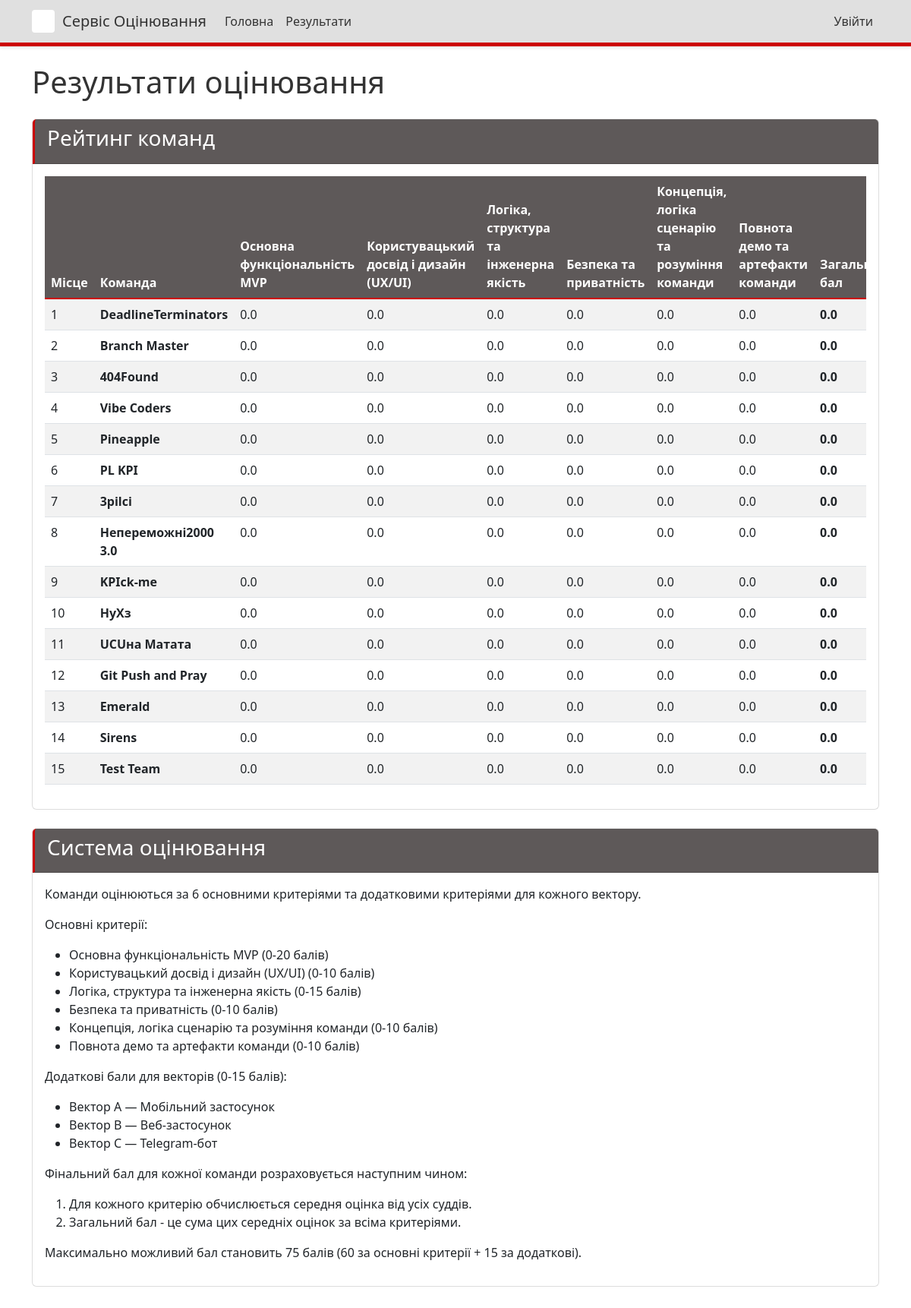
The app's page /results/ with its own data.
### judging/models.py (models this page shows, shortened)
class Criteria(models.Model):
    name = models.CharField(max_length=100)
    description = models.TextField(blank=True)
    type = models.CharField(max_length=7, choices=CRITERIA_TYPES, default='main', help_text="Type of criteria (main or bonus)")
    service = models.CharField(max_length=1, choices=SERVICE_CHOICES, blank=True, null=True, help_text="Service vector this criteria applies to (for bonus criteria)")
    max_score = models.FloatField(default=10, help_text="Maximum possible score for this criterion")
    points = models.FloatField(default=0, help_text="Legacy field - Points awarded when this criterion is checked")
    class Meta:
        verbose_name_plural = "Criteria"

class Team(models.Model):
    name = models.CharField(max_length=100)
    description = models.TextField(blank=True)
    members = models.TextField(blank=True, help_text="List of team members, one per line")
    members_info = models.TextField(blank=True, help_text="Additional information about team members in format: Student - leader, university, year of study")
    service = models.CharField(max_length=1, choices=SERVICE_CHOICES, blank=True, null=True, help_text="Service vector for the team")
    def get_average_scores(self):
        main_criteria = Criteria.objects.filter(type='main')
        bonus_criteria = []
        if self.service:
            if self.service == 'A':
                bonus_criteria = Criteria.objects.filter(type='bonus_a')
            elif self.service == 'B':
                bonus_criteria = Criteria.objects.filter(type='bonus_b')
            elif self.service == 'C':
                bonus_criteria = Criteria.objects.filter(type='bonus_c')
        all_criteria = list(main_criteria) + list(bonus_criteria)
        avg_scores = {}
        for criteria in all_criteria:
            scores = Score.objects.filter(team=self, criteria=criteria)
            total_judges = scores.count()
            if total_judges > 0:
                avg_value = scores.aggregate(Avg('value'))['value__avg']
                avg_scores[criteria.name] = avg_value
            else:
                avg_scores[criteria.name] = 0
        return avg_scores
    def get_total_score(self):
        avg_scores = self.get_average_scores()
        return sum(avg_scores.values())

### judging/views.py (the view)
# urls.py: path('results/', views.results, name='results'),
def results(request):
    teams = Team.objects.all()
    main_criteria = Criteria.objects.filter(type='main')
    bonus_criteria_by_service = {
        'A': list(Criteria.objects.filter(type='bonus_a')),
        'B': list(Criteria.objects.filter(type='bonus_b')),
        'C': list(Criteria.objects.filter(type='bonus_c')),
    }
    results = []
    for team in teams:
        team_criteria = list(main_criteria)
        if team.service:
            team_criteria.extend(bonus_criteria_by_service.get(team.service, []))
        avg_scores = team.get_average_scores()
        total_score = team.get_total_score()
        team_data = {
            'team': team,
            'avg_scores': avg_scores,
            'total_score': total_score,
            'service': team.get_service_display() if team.service else "Не вибрано",
        }
        results.append(team_data)
    results.sort(key=lambda x: x['total_score'], reverse=True)
    criteria_list = list(main_criteria)
    context = {
        'results': results,
        'main_criteria': main_criteria,
        'bonus_criteria_by_service': bonus_criteria_by_service,
        'criteria_list': criteria_list,
    }
    return render(request, 'judging/results.html', context)

### judging/templatetags/custom_filters.py (called while the page is built)
@register.filter
def get_item(dictionary, key):
    return dictionary.get(key)

### judging/templates/judging/results.html (shortened to what this page needs)
{% extends 'judging/base.html' %}
{% load custom_filters %}
{% block content %}
<h1 class="mb-4">Результати оцінювання</h1>
<div class="card mb-4">
    <div class="card-header">
        <h3>Рейтинг команд</h3>
    </div>
    <div class="card-body">
        {% if results %}
            <div class="table-responsive">
                <table class="table table-striped table-hover">
                    <thead>
                        <tr>
                            <th>Місце</th>
                            <th>Команда</th>
                            {% for criteria in criteria_list %}
                                <th>{{ criteria.name }}</th>
                            {% endfor %}
                            <th>Загальний бал</th>
                        </tr>
                    </thead>
                    <tbody>
                        {% for result in results %}
                            <tr>
                                <td>{{ forloop.counter }}</td>
                                <td>
                                    <strong>{{ result.team.name }}</strong>
                                </td>
                                {% for criteria in criteria_list %}
                                    <td>{{ result.avg_scores|get_item:criteria.name|floatformat:1 }}</td>
                                {% endfor %}
                                <td><strong>{{ result.total_score|floatformat:1 }}</strong></td>
                            </tr>
                        {% endfor %}
                    </tbody>
                </table>
            </div>
        {% else %}
            <div class="alert alert-info">
                Результати оцінювання ще не доступні.
            </div>
        {% endif %}
    </div>
</div>
<div class="card">
    <div class="card-header">
        <h3>Система оцінювання</h3>
    </div>
    <div class="card-body">
        <p>Команди оцінюються за 6 основними критеріями та додатковими критеріями для кожного вектору.</p>
        <p>Основні критерії:</p>
        <ul>
            <li>Основна функціональність MVP (0-20 балів)</li>
            <li>Користувацький досвід і дизайн (UX/UI) (0-10 балів)</li>
            <li>Логіка, структура та інженерна якість (0-15 балів)</li>
            <li>Безпека та приватність (0-10 балів)</li>
            <li>Концепція, логіка сценарію та розуміння команди (0-10 балів)</li>
            <li>Повнота демо та артефакти команди (0-10 балів)</li>
        </ul>
        <p>Додаткові бали для векторів (0-15 балів):</p>
        <ul>
            <li>Вектор A — Мобільний застосунок</li>
            <li>Вектор B — Веб-застосунок</li>
            <li>Вектор C — Telegram-бот</li>
        </ul>
        <p>Фінальний бал для кожної команди розраховується наступним чином:</p>
        <ol>
            <li>Для кожного критерію обчислюється середня оцінка від усіх суддів.</li>
            <li>Загальний бал - це сума цих середніх оцінок за всіма критеріями.</li>
        </ol>
        <p>Максимально можливий бал становить 75 балів (60 за основні критерії + 15 за додаткові).</p>
    </div>
</div>
{% endblock %}

### judging/static/judging/css/custom.css (style rules this page uses)
.card-header { background-color: #5e5959 !important; color: #ffffff !important; border-left: 3px solid #cc0000 !important; }
.card { border-color: #dddddd !important; border-top: 1px solid #f0f0f0 !important; }
.table-striped tbody tr:nth-of-type(odd) { background-color: #f9f9f9 !important; }
.table thead th { background-color: #5e5959 !important; color: #ffffff !important; border-bottom: 2px solid #cc0000 !important; }
body { background-color: #ffffff !important; color: #333333 !important; }

### judging/templates/judging/base.html (style rules this page uses)
body { padding-top: 60px; padding-bottom: 40px; }

### records on screen
Criteria: name "Основна функціональність MVP", avg_scores|get_item "0.0"
Criteria: name "Користувацький досвід і дизайн (UX/UI)", avg_scores|get_item "0.0"
Criteria: name "Логіка, структура та інженерна якість", avg_scores|get_item "0.0"
Criteria: name "Безпека та приватність", avg_scores|get_item "0.0"
Criteria: name "Концепція, логіка сценарію та розуміння команди", avg_scores|get_item "0.0"
Criteria: name "Повнота демо та артефакти команди", avg_scores|get_item "0.0"
Team: team.name "DeadlineTerminators", total_score "0.0"
Team: team.name "Branch Master", total_score "0.0"
Team: team.name "404Found", total_score "0.0"
Team: team.name "Vibe Coders", total_score "0.0"
Team: team.name "Pineapple", total_score "0.0"
Team: team.name "PL KPI", total_score "0.0"
Team: team.name "3pilci", total_score "0.0"
Team: team.name "Непереможні2000 3.0", total_score "0.0"
Team: team.name "KPIck-me", total_score "0.0"
Team: team.name "НуХз", total_score "0.0"
Team: team.name "UCUна Матата", total_score "0.0"
Team: team.name "Git Push and Pray", total_score "0.0"
Team: team.name "Emerald", total_score "0.0"
Team: team.name "Sirens", total_score "0.0"
Team: team.name "Test Team", total_score "0.0"
